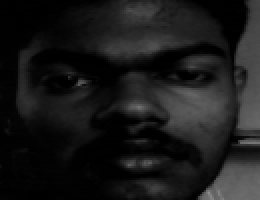
#> input picture Haar Flask/datasets/jithin/1.png, 130 x 100 px, given in place of the camera (shown 2 times larger)
$ python create_data.py
#> lines starting #> are read from the running program, lines starting #| are printed output that depends on the picture; after the words box and inside, x2 and y2 are one past the last pixel; in counts of white or black regions, pixels touching at a corner belong together

# Creating database
# It captures images and stores them in datasets
# folder under the folder name of sub_data
import cv2, sys, numpy, os
haar_file = 'haarcascade_frontalface_default.xml'

# All the faces data will be
#  present this folder
datasets = 'datasets'


# These are sub data sets of folder,
# for my faces I've used my name you can
# change the label here
sub_data = 'gopi'

path = os.path.join(datasets, sub_data)
if not os.path.isdir(path):
    os.mkdir(path)

# defining the size of images
(width, height) = (130, 100)

#'0' is used for my webcam,
# if you've any other camera
#  attached use '1' like this
face_cascade = cv2.CascadeClassifier(haar_file)
webcam = cv2.VideoCapture(0)

# The program loops until it has 30 images of the face.
count = 1
while count < 30:
    (_, im) = webcam.read()
#> im is the input picture: shape (100, 130, 3); min 0, max 142, mean 25.4
    gray = cv2.cvtColor(im, cv2.COLOR_BGR2GRAY)
    faces = face_cascade.detectMultiScale(gray, 1.3, 4)
#> faces = [[24, 8, 82, 82]]
    for (x, y, w, h) in faces:
        cv2.rectangle(im, (x, y), (x + w, y + h), (255, 0, 0), 2)
        face = gray[y:y + h, x:x + w]
        face_resize = cv2.resize(face, (width, height))
        cv2.imwrite('% s/% s.png' % (path, count), face_resize)
#> this loop made 1 pass
#> pass 1, `face = gray[y:y + h, x:x + w]`:
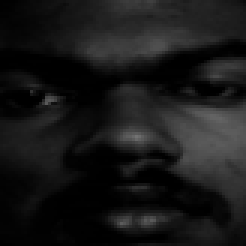
#> face: shape (82, 82) (shown 3 times larger); min 0, max 114, mean 24.2
#> pass 1, `face_resize = cv2.resize(face, (width, height))`:
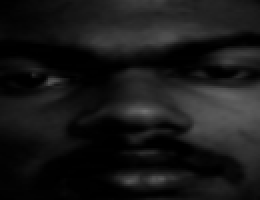
#> face_resize: shape (100, 130) (shown 2 times larger); min 0, max 112, mean 24.1
#> after the loop:
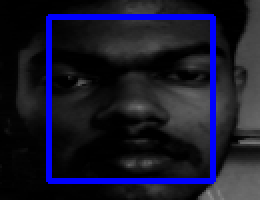
#> im: shape (100, 130, 3) (shown 2 times larger); 7.54% of pixels changed, all inside (x1, y1, x2, y2) = (23, 7, 108, 92)
    count += 1

    cv2.imshow('OpenCV', im)
    key = cv2.waitKey(10)
#> (key Esc is pressed here)
    if key == 27:
        break

$ run again, on Haar Flask/datasets/jithin/10.png
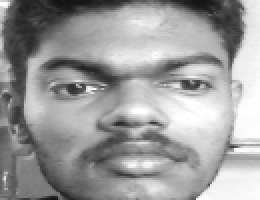
#> input picture Haar Flask/datasets/jithin/10.png, 130 x 100 px, given in place of the camera (shown 2 times larger)
#> im is the input picture: shape (100, 130, 3); min 18, max 255, mean 155.8
#> faces = [[25, 9, 83, 83]]
#> the loop `for (x, y, w, h) in faces:` made 1 pass
#> pass 1, `face_resize = cv2.resize(face, (width, height))`:
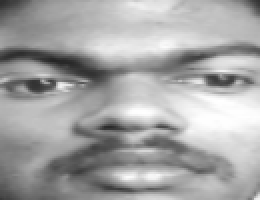
#> face_resize: shape (100, 130) (shown 2 times larger); min 36, max 255, mean 164.8
#> after the loop `for (x, y, w, h) in faces:`:
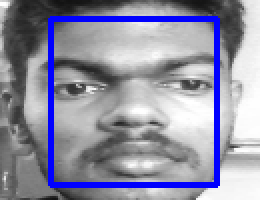
#> im: shape (100, 130, 3) (shown 2 times larger); 7.63% of pixels changed, all inside (x1, y1, x2, y2) = (24, 8, 110, 94)
